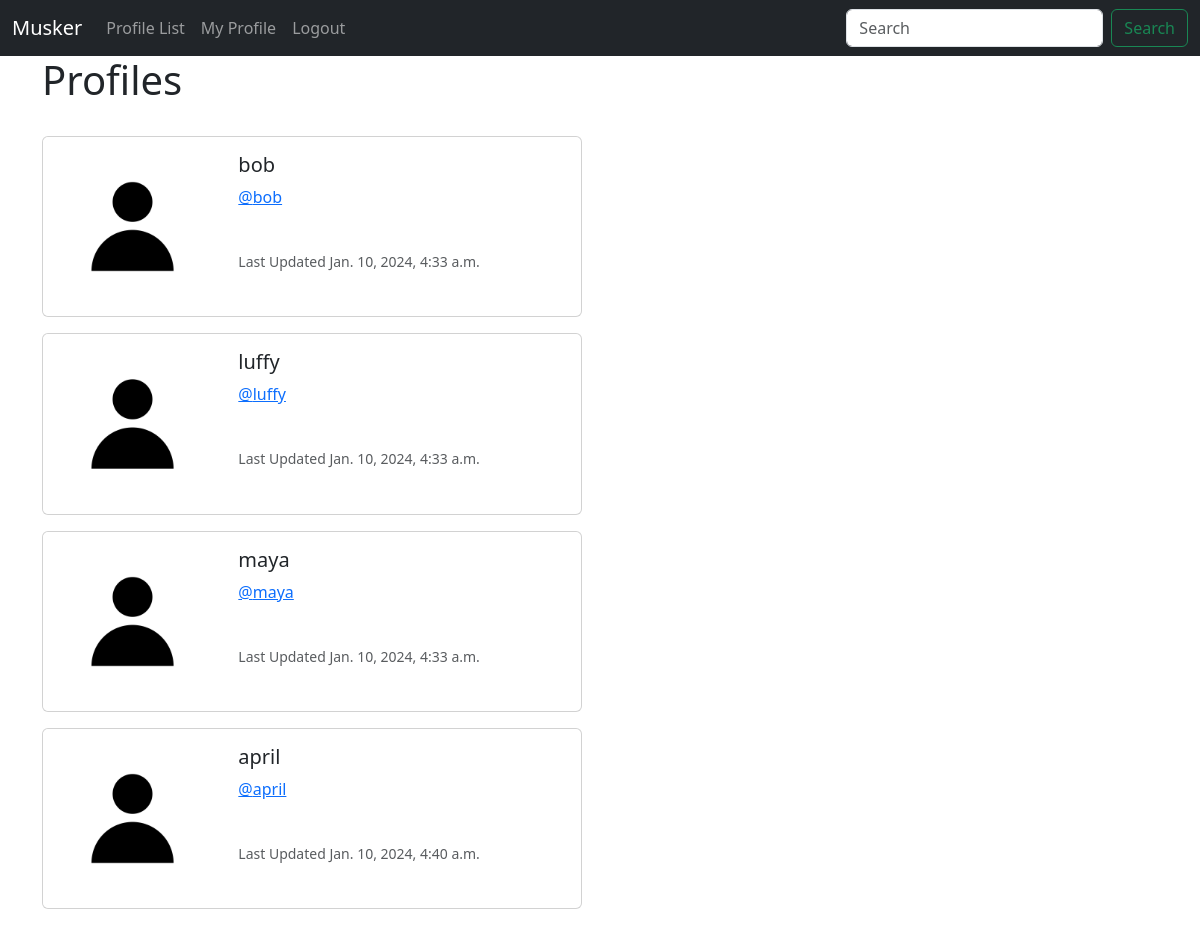
The page /profiles/ (signed in) on the database as committed earlier.
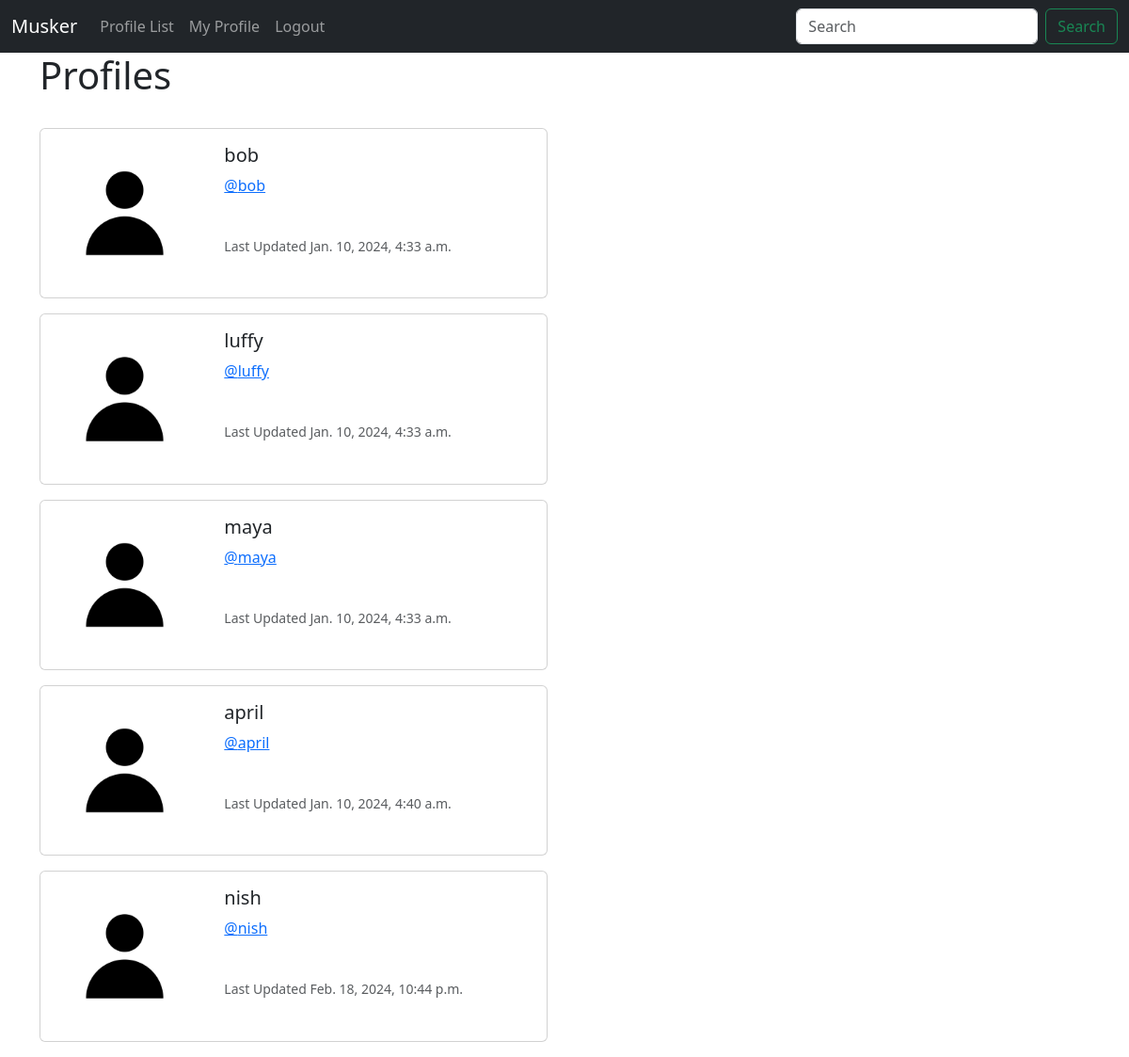
The same page on the database as committed later.
### muskeer/models.py (models this page shows, shortened)
class Profile(models.Model):
    user = models.OneToOneField(User, on_delete = models.CASCADE) #Associating one user to one profile
    follows = models.ManyToManyField("self", related_name="followed_by", symmetrical=False, blank=True)
    modifiedDate = models.DateTimeField(auto_now = True)

### muskeer/views.py (the view)
# urls.py: path('profiles/', views.profiles, name = 'profiles'),
def profiles(request):
    if request.user.is_authenticated:
        profiles = Profile.objects.exclude(user = request.user)
        return render(request, 'profiles.html',{'profiles':profiles})
    else:
        messages.success(request,("You must be logged in to view this page"))
        return redirect('home')

### muskeer/templates/profiles.html
{% extends 'base.html' %}
{% load static %}
{% block content %}
   <h1>Profiles</h1>
   <br>
   {% if profiles %}
        {% for profile in profiles %}
            <div class="card mb-3" style="max-width: 540px;">
                <div class="row g-0">
                  <div class="col-md-4">
                    <img src="{% static 'images/default_profile.jpg' %}" class="img-fluid rounded-start" alt="...">
                  </div>
                  <div class="col-md-8">
                    <div class="card-body">
                      <h5 class="card-title">{{profile.user.username}}</h5>
                      <p class="card-text"><a href="{% url 'profile' profile.user.id %}">@{{profile.user.username|lower}}</a></p>
                      <br>
                      <p class="card-text"><small class="text-body-secondary">Last Updated {{profile.modifiedDate}}</small></p>
                    </div>
                  </div>
                </div>
              </div>
        {% endfor %}
   {% endif %}
{% endblock %}

### muskeer/templates/base.html (shortened to what this page needs)
<!DOCTYPE html>
<html lang="en">
  <head>
    <link
      href="https://cdn.jsdelivr.net/npm/bootstrap@5.3.1/dist/css/bootstrap.min.css"
      rel="stylesheet"
    />
  </head>
  <body>
    {% include 'navbar.html' %}
    <div class="container">
      {% block content %}
      {% endblock %}
    </div>
  </body>
</html>

### muskeer/templates/navbar.html (shortened to what this page needs)
<nav class="navbar navbar-expand-lg bg-dark navbar-dark">
    <div class="container-fluid">
      <a class="navbar-brand" href="{% url 'home' %}">Musker</a>
      <div class="collapse navbar-collapse" id="navbarSupportedContent">
        <ul class="navbar-nav me-auto mb-2 mb-lg-0">
          <li class="nav-item">
            <a class="nav-link" href="{% url 'profiles' %}">Profile List</a>
          </li>
          {% if user.is_authenticated %}
          <li class="nav-item">
            <a class="nav-link" href="{% url 'profile' request.user.id %}">My Profile</a>
          </li>
          <li class="nav-item">
            <a class="nav-link" href="{% url 'logout' %}">Logout</a>
          </li>
          {% endif %}
        </ul>
        <form class="d-flex" role="search">
          <input class="form-control me-2" type="search" placeholder="Search" aria-label="Search">
          <button class="btn btn-outline-success" type="submit">Search</button>
        </form>
      </div>
    </div>
  </nav>

Rows that differ between the two databases and show on the page:
added Profile: user.username "nish", modifiedDate "Feb. 18, 2024, 10:44 p.m."
